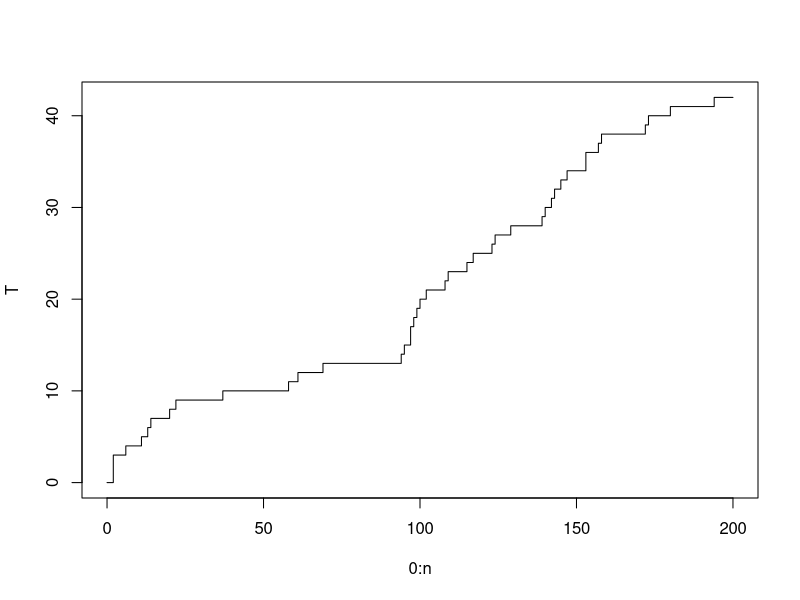
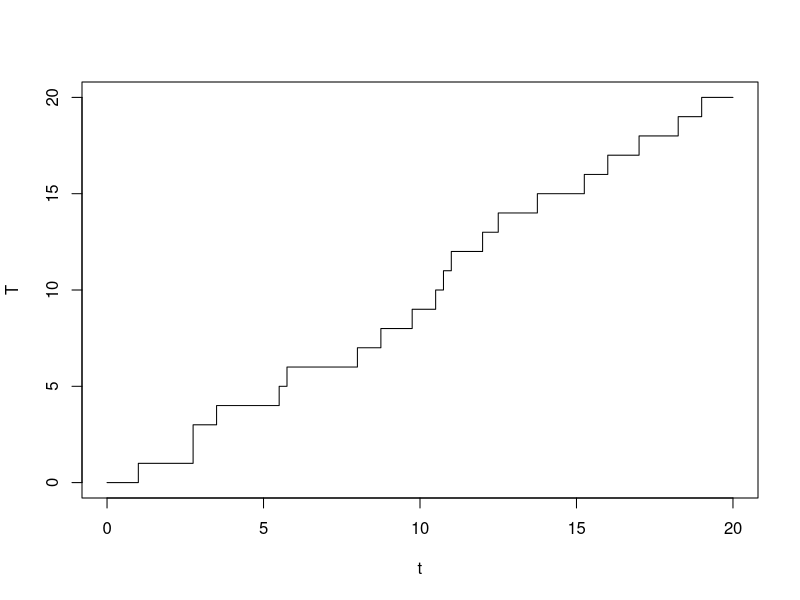

The R script that drew these images, in order:
lambda <- 0.2
t <- 200
n <- 200

## simulate exponential interarrivals the
W <- rpois(n = n,  lambda)
T <- c(0, cumsum(W))
plot(x =0:n, y = T, type = "s", xlim = c(0, t)) 

#ad2



e <- function(t, lambda){
  mean <- lamba
  
  return(mean)
}
n <- 20
t <- seq(from = 0, to = 20, by = 0.25)
n <- length(t)
W <- rpois(n = n-1,  lambda)
T <- c(0, cumsum(W))
plot(t, y = T, type = "s", xlim = c(0, 20)) 

sapply(t, function(x){ 1})